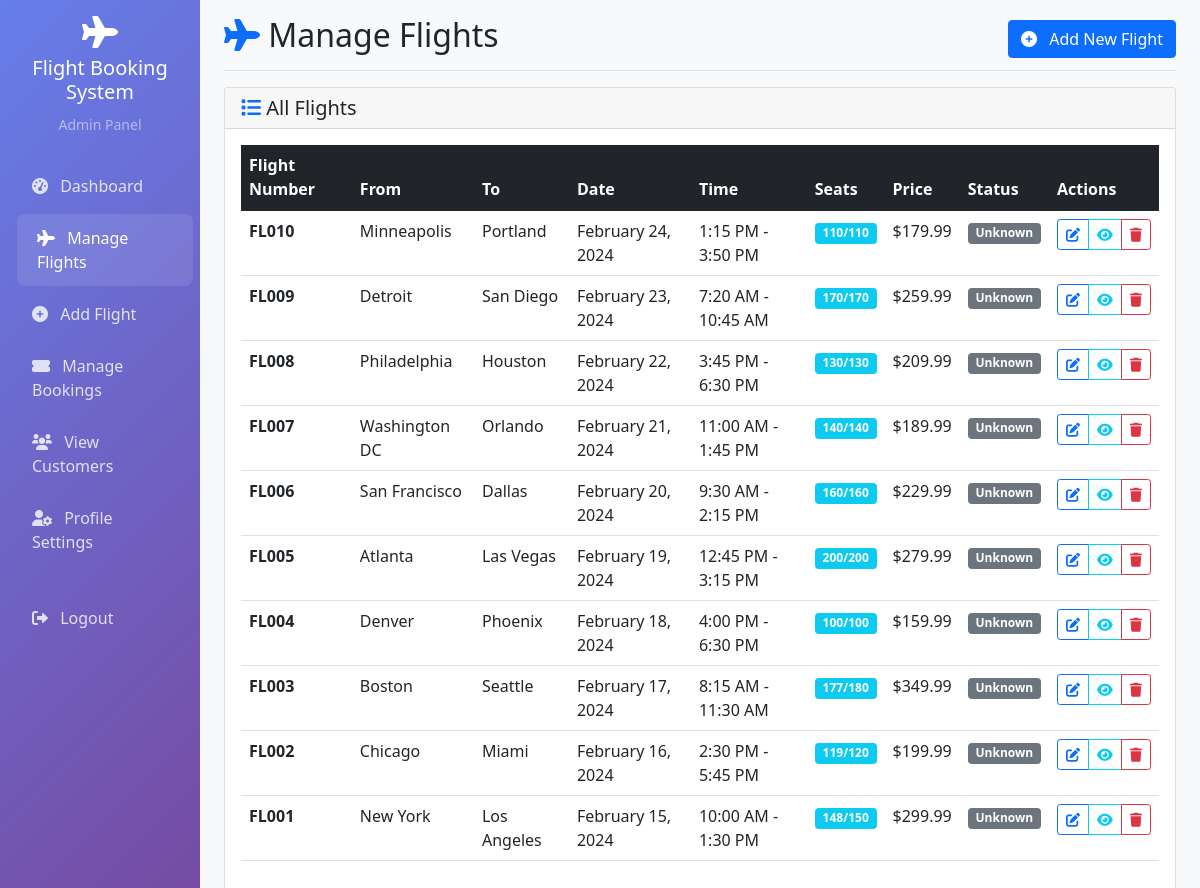
The page /admin/flights.php (signed in) on the database its author committed.
### tables this page shows
CREATE TABLE flights (
    id INT AUTO_INCREMENT PRIMARY KEY,
    flight_number VARCHAR(50) NOT NULL UNIQUE,
    from_location VARCHAR(100) NOT NULL,
    to_location VARCHAR(100) NOT NULL,
    departure_date DATE NOT NULL,
    departure_time TIME NOT NULL,
    arrival_time TIME NOT NULL,
    total_seats INT NOT NULL,
    available_seats INT NOT NULL,
    price DECIMAL(10,2) NOT NULL,
    status ENUM('active', 'inactive', 'cancelled') DEFAULT 'active',
    created_at TIMESTAMP DEFAULT CURRENT_TIMESTAMP,
    updated_at TIMESTAMP DEFAULT CURRENT_TIMESTAMP ON UPDATE CURRENT_TIMESTAMP
);

### includes/database.php (called while the page is built, shortened)
<?php
class Database {
    private $connection;
    public function __construct() {
        try {
            $this->connection = new PDO(
                "mysql:host=" . DB_HOST . ";dbname=" . DB_NAME,
                DB_USER,
                DB_PASS,
                array(PDO::ATTR_ERRMODE => PDO::ERRMODE_EXCEPTION)
            );
        } catch(PDOException $e) {
            die("Connection failed: " . $e->getMessage());
        }
    }
    public function query($sql, $params = []) {
        try {
            $stmt = $this->connection->prepare($sql);
            $stmt->execute($params);
            return $stmt;
        } catch(PDOException $e) {
            die("Query failed: " . $e->getMessage());
        }
    }
    public function fetchAll($sql, $params = []) {
        $stmt = $this->query($sql, $params);
        return $stmt->fetchAll(PDO::FETCH_ASSOC);
    }
}
?>

### includes/functions.php (called while the page is built, shortened)
<?php
require_once 'database.php';
function formatDate($date) {
    return date('F j, Y', strtotime($date));
}
function formatTime($time) {
    return date('g:i A', strtotime($time));
}
function formatPrice($price) {
    return '$' . number_format($price, 2);
}
?>

### admin/flights.php (the view, shortened to what this page needs)
<?php
require_once '../includes/functions.php';
require_once 'includes/functions.php';
$flights = getAllFlights();
?>
<!DOCTYPE html>
<html lang="en">
<head>
    <link href="https://cdn.jsdelivr.net/npm/bootstrap@5.1.3/dist/css/bootstrap.min.css" rel="stylesheet">
    <link href="https://cdnjs.cloudflare.com/ajax/libs/font-awesome/6.0.0/css/all.min.css" rel="stylesheet">
</head>
<body>
    <div class="container-fluid">
        <div class="row">
            <nav class="col-md-3 col-lg-2 d-md-block sidebar collapse">
                <div class="position-sticky pt-3">
                    <div class="text-center mb-4">
                        <i class="fas fa-plane fa-2x text-white mb-2"></i>
                        <h5 class="text-white"><?php echo SITE_NAME; ?></h5>
                        <small class="text-white-50">Admin Panel</small>
                    </div>
                    <ul class="nav flex-column">
                        <li class="nav-item">
                            <a class="nav-link" href="index.php">
                                <i class="fas fa-tachometer-alt me-2"></i>
                                Dashboard
                            </a>
                        </li>
                        <li class="nav-item">
                            <a class="nav-link active" href="flights.php">
                                <i class="fas fa-plane me-2"></i>
                                Manage Flights
                            </a>
                        </li>
                        <li class="nav-item">
                            <a class="nav-link" href="add_flight.php">
                                <i class="fas fa-plus-circle me-2"></i>
                                Add Flight
                            </a>
                        </li>
                        <li class="nav-item">
                            <a class="nav-link" href="bookings.php">
                                <i class="fas fa-ticket-alt me-2"></i>
                                Manage Bookings
                            </a>
                        </li>
                        <li class="nav-item">
                            <a class="nav-link" href="customers.php">
                                <i class="fas fa-users me-2"></i>
                                View Customers
                            </a>
                        </li>
                        <li class="nav-item">
                            <a class="nav-link" href="profile.php">
                                <i class="fas fa-user-cog me-2"></i>
                                Profile Settings
                            </a>
                        </li>
                        <li class="nav-item mt-4">
                            <a class="nav-link" href="logout.php">
                                <i class="fas fa-sign-out-alt me-2"></i>
                                Logout
                            </a>
                        </li>
                    </ul>
                </div>
            </nav>
            <main class="col-md-9 ms-sm-auto col-lg-10 px-md-4 main-content">
                <div class="d-flex justify-content-between flex-wrap flex-md-nowrap align-items-center pt-3 pb-2 mb-3 border-bottom">
                    <h1 class="h2">
                        <i class="fas fa-plane text-primary"></i> Manage Flights
                    </h1>
                    <div class="btn-toolbar mb-2 mb-md-0">
                        <a href="add_flight.php" class="btn btn-primary">
                            <i class="fas fa-plus-circle me-2"></i> Add New Flight
                        </a>
                    </div>
                </div>
                <div class="card">
                    <div class="card-header">
                        <h5 class="mb-0">
                            <i class="fas fa-list text-primary"></i> All Flights
                        </h5>
                    </div>
                    <div class="card-body">
                        <?php if ($flights): ?>
                            <div class="table-responsive">
                                <table class="table table-hover">
                                    <thead class="table-dark">
                                        <tr>
                                            <th>Flight Number</th>
                                            <th>From</th>
                                            <th>To</th>
                                            <th>Date</th>
                                            <th>Time</th>
                                            <th>Seats</th>
                                            <th>Price</th>
                                            <th>Status</th>
                                            <th>Actions</th>
                                        </tr>
                                    </thead>
                                    <tbody>
                                        <?php foreach ($flights as $flight): ?>
                                            <tr>
                                                <td>
                                                    <strong><?php echo htmlspecialchars($flight['flight_number']); ?></strong>
                                                </td>
                                                <td><?php echo htmlspecialchars($flight['from_location']); ?></td>
                                                <td><?php echo htmlspecialchars($flight['to_location']); ?></td>
                                                <td><?php echo formatDate($flight['departure_date']); ?></td>
                                                <td>
                                                    <?php echo formatTime($flight['departure_time']); ?> -
                                                    <?php echo formatTime($flight['arrival_time']); ?>
                                                </td>
                                                <td>
                                                    <span class="badge bg-info">
                                                        <?php echo $flight['available_seats']; ?>/<?php echo $flight['total_seats']; ?>
                                                    </span>
                                                </td>
                                                <td><?php echo formatPrice($flight['price']); ?></td>
                                                <td><?php echo getStatusBadge($flight['status']); ?></td>
                                                <td>
                                                    <div class="btn-group" role="group">
                                                        <a href="edit_flight.php?id=<?php echo $flight['id']; ?>"
                                                           class="btn btn-sm btn-outline-primary" title="Edit">
                                                            <i class="fas fa-edit"></i>
                                                        </a>
                                                        <a href="view_flight.php?id=<?php echo $flight['id']; ?>"
                                                           class="btn btn-sm btn-outline-info" title="View">
                                                            <i class="fas fa-eye"></i>
                                                        </a>
                                                        <button type="button" class="btn btn-sm btn-outline-danger"
                                                                onclick="confirmDelete(<?php echo $flight['id']; ?>, '<?php echo htmlspecialchars($flight['flight_number']); ?>')"
                                                                title="Delete">
                                                            <i class="fas fa-trash"></i>
                                                        </button>
                                                    </div>
                                                </td>
                                            </tr>
                                        <?php endforeach; ?>
                                    </tbody>
                                </table>
                            </div>
                        <?php endif; ?>
                    </div>
                </div>
            </main>
        </div>
    </div>
</body>
</html>

### admin/includes/functions.php (shortened to what this page needs)
<?php
if (file_exists('../includes/database.php')) {
    require_once '../includes/database.php';
    require_once '../includes/functions.php';
} else {
    require_once 'includes/database.php';
    require_once 'includes/functions.php';
}
function getAllFlights() {
    $db = new Database();
    return $db->fetchAll("SELECT * FROM flights ORDER BY departure_date DESC");
}
function getStatusBadge($status) {
    $badges = [
        'pending' => '<span class="badge bg-warning">Pending</span>',
        'confirmed' => '<span class="badge bg-info">Confirmed</span>',
        'cancelled' => '<span class="badge bg-danger">Cancelled</span>',
        'completed' => '<span class="badge bg-success">Completed</span>'
    ];
    return $badges[$status] ?? '<span class="badge bg-secondary">Unknown</span>';
}
?>

### admin/flights.php (style rules this page uses)
.sidebar { min-height: 100vh; background: linear-gradient(135deg, #667eea 0%, #764ba2 100%); }
.sidebar .nav-link { color: rgba(255, 255, 255, 0.8); padding: 12px 20px; margin: 2px 0; border-radius: 8px; transition: all 0.3s ease; }
.sidebar .nav-link:hover, .sidebar .nav-link.active { color: white; background: rgba(255, 255, 255, 0.1); transform: translateX(5px); }
.main-content { background-color: #f8f9fa; min-height: 100vh; }

### rows shown on the page
flights: flight_number "FL010", from_location "Minneapolis", to_location "Portland", departure_date "February 24, 2024", departure_time "1:15 PM", arrival_time "3:50 PM", available_seats "110", total_seats "110", price "$179.99", status "Unknown"
flights: flight_number "FL009", from_location "Detroit", to_location "San Diego", departure_date "February 23, 2024", departure_time "7:20 AM", arrival_time "10:45 AM", available_seats "170", total_seats "170", price "$259.99", status "Unknown"
flights: flight_number "FL008", from_location "Philadelphia", to_location "Houston", departure_date "February 22, 2024", departure_time "3:45 PM", arrival_time "6:30 PM", available_seats "130", total_seats "130", price "$209.99", status "Unknown"
flights: flight_number "FL007", from_location "Washington DC", to_location "Orlando", departure_date "February 21, 2024", departure_time "11:00 AM", arrival_time "1:45 PM", available_seats "140", total_seats "140", price "$189.99", status "Unknown"
flights: flight_number "FL006", from_location "San Francisco", to_location "Dallas", departure_date "February 20, 2024", departure_time "9:30 AM", arrival_time "2:15 PM", available_seats "160", total_seats "160", price "$229.99", status "Unknown"
flights: flight_number "FL005", from_location "Atlanta", to_location "Las Vegas", departure_date "February 19, 2024", departure_time "12:45 PM", arrival_time "3:15 PM", available_seats "200", total_seats "200", price "$279.99", status "Unknown"
flights: flight_number "FL004", from_location "Denver", to_location "Phoenix", departure_date "February 18, 2024", departure_time "4:00 PM", arrival_time "6:30 PM", available_seats "100", total_seats "100", price "$159.99", status "Unknown"
flights: flight_number "FL003", from_location "Boston", to_location "Seattle", departure_date "February 17, 2024", departure_time "8:15 AM", arrival_time "11:30 AM", available_seats "177", total_seats "180", price "$349.99", status "Unknown"
flights: flight_number "FL002", from_location "Chicago", to_location "Miami", departure_date "February 16, 2024", departure_time "2:30 PM", arrival_time "5:45 PM", available_seats "119", total_seats "120", price "$199.99", status "Unknown"
flights: flight_number "FL001", from_location "New York", to_location "Los Angeles", departure_date "February 15, 2024", departure_time "10:00 AM", arrival_time "1:30 PM", available_seats "148", total_seats "150", price "$299.99", status "Unknown"

### other values the page prints
SITE_NAME "Flight Booking System"
